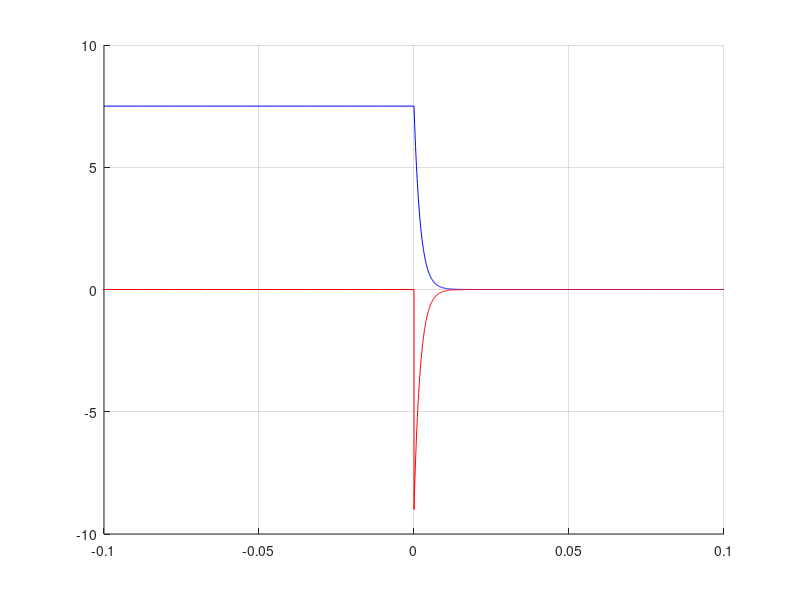

This chart was generated by the following MATLAB code:
U = 150;
R1 = 1e3;
R2 = 1e3;
R3 = 1e3;
R4 = 1e3;
C = 1e-6;

R12 = R1 + R2;
R34 = R3 + R4;

function draw_line(x1, x2, y1, y2, color, span = 10)
    if(exist('color') == 1)
        plot(linspace(x1, x2, span), linspace(y1, y2, span), color);
    else
        printf('Color is not defined');
    endif
endfunction

tau = R34 * C;
t = 0 : 0.0001 : 50 * tau;

uc = U * exp(-t / tau);
ic = - U / R34 * exp(-t / tau);


hold on, grid on

# Были добавлены некоторые коэф.-ты для лучшего отображения графика
uc_scaled = uc / 20;
ic_scaled = ic * 120;
plot(t, uc_scaled, 'b') 
draw_line(-0.1, 0, U/20, U/20, 'b')

plot(t, ic_scaled, 'r')
draw_line(-0.1, 0, 0, 0, 'r')
draw_line(0, 0, 0, ic_scaled(1), 'r')

